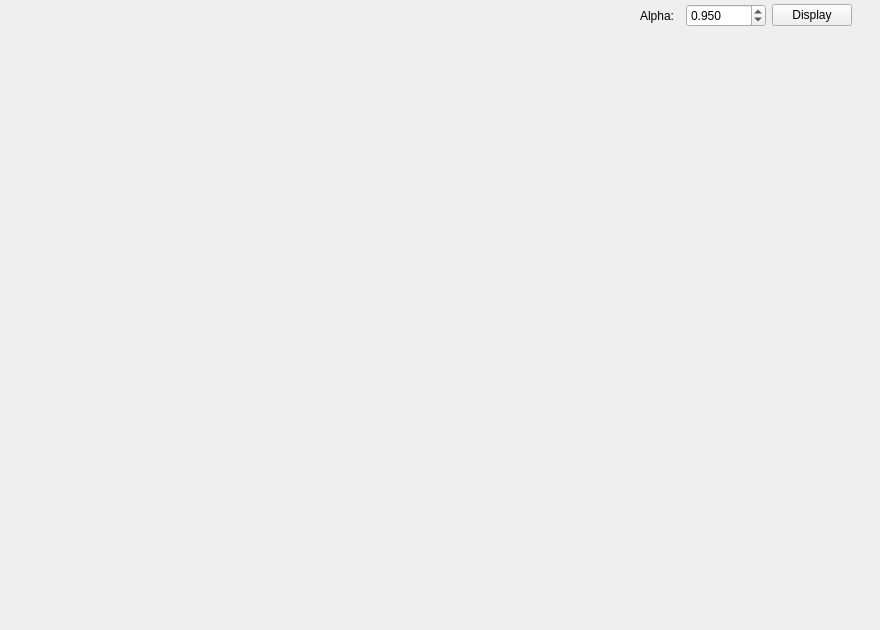
          <widget class="QWidget" name="statsExplTSEWMATab">
           <attribute name="title">
            <string>EWMA</string>
           </attribute>
           <widget class="QWidget" name="verticalLayoutWidget_4">
            <property name="geometry">
             <rect>
              <x>-11</x>
              <y>30</y>
              <width>871</width>
              <height>591</height>
             </rect>
            </property>
            <layout class="QVBoxLayout" name="statsExplTSEWMAVert"/>
           </widget>
           <widget class="QWidget" name="horizontalLayoutWidget_2">
            <property name="geometry">
             <rect>
              <x>640</x>
              <y>0</y>
              <width>212</width>
              <height>31</height>
             </rect>
            </property>
            <layout class="QHBoxLayout" name="statsExplTSEWMAWindowHoriz" stretch="1,2,1">
             <item>
              <widget class="QLabel" name="label_122">
               <property name="text">
                <string>Alpha:</string>
               </property>
              </widget>
             </item>
             <item>
              <widget class="QDoubleSpinBox" name="statsExplTSEWMAAlphaSpin">
               <property name="decimals">
                <number>3</number>
               </property>
               <property name="maximum">
                <double>1.000000000000000</double>
               </property>
               <property name="singleStep">
                <double>0.010000000000000</double>
               </property>
               <property name="value">
                <double>0.950000000000000</double>
               </property>
              </widget>
             </item>
             <item>
              <widget class="QPushButton" name="statsExplTSEWMADisplayButton">
               <property name="text">
                <string>Display</string>
               </property>
              </widget>
             </item>
            </layout>
           </widget>
           <widget class="QWidget" name="verticalLayoutWidget_14">
            <property name="geometry">
             <rect>
              <x>0</x>
              <y>0</y>
              <width>631</width>
              <height>31</height>
             </rect>
            </property>
            <layout class="QVBoxLayout" name="statsExplTSEWMAToolVert"/>
           </widget>
          </widget>
